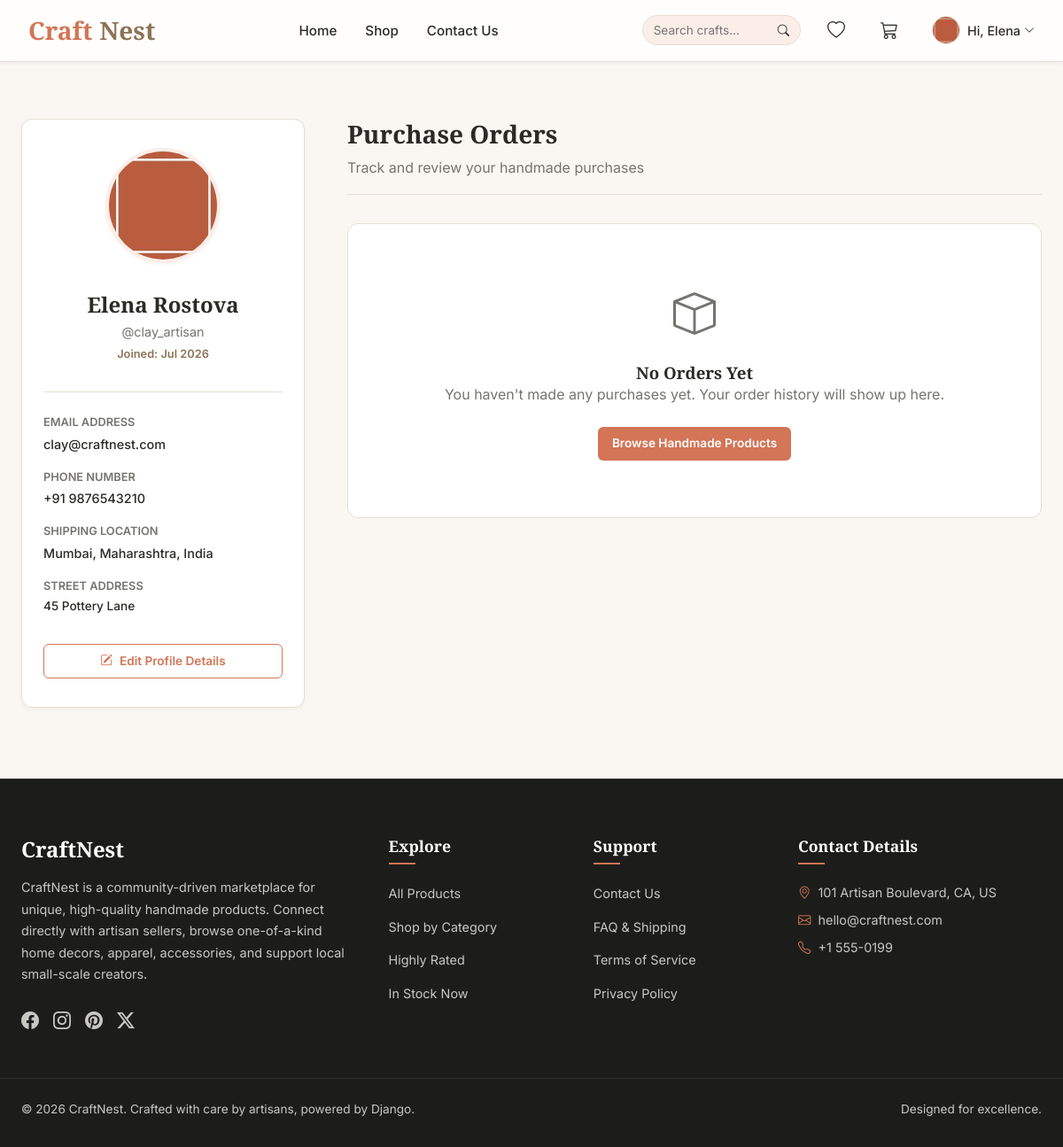
The app's page /profile/ (signed in) with its own data.
### crafts/models.py (models this page shows, shortened)
class User(AbstractUser):
    email = models.EmailField(unique=True)
    profile_image = models.ImageField(upload_to='profile_images/', null=True, blank=True)
    is_seller = models.BooleanField(default=False)

class UserProfile(models.Model):
    user = models.OneToOneField(settings.AUTH_USER_MODEL, on_delete=models.CASCADE, related_name='profile')
    address = models.TextField(blank=True, null=True)
    phone_no = models.CharField(max_length=20, blank=True, null=True)
    image = models.ImageField(upload_to='profile_images/', blank=True, null=True)
    city = models.ForeignKey(City, on_delete=models.SET_NULL, null=True, blank=True)
    state = models.ForeignKey(State, on_delete=models.SET_NULL, null=True, blank=True)
    country = models.ForeignKey(Country, on_delete=models.SET_NULL, null=True, blank=True)

class City(models.Model):
    state = models.ForeignKey(State, on_delete=models.CASCADE, related_name='cities')
    name = models.CharField(max_length=100)
    class Meta:
        unique_together = ('state', 'name')

class State(models.Model):
    country = models.ForeignKey(Country, on_delete=models.CASCADE, related_name='states')
    name = models.CharField(max_length=100)
    class Meta:
        unique_together = ('country', 'name')

class Country(models.Model):
    name = models.CharField(max_length=100, unique=True)

### crafts/views.py (the view)
# urls.py: path('profile/', views.ProfileView.as_view(), name='profile'),
class ProfileView(LoginRequiredMixin, CartContextMixin, TemplateView):
    template_name = 'profile.html'
    def get_context_data(self, **kwargs):
        context = super().get_context_data(**kwargs)
        profile, _ = UserProfile.objects.get_or_create(user=self.request.user)
        orders = Order.objects.filter(user=self.request.user).order_by('-order_date')
        context['profile'] = profile
        context['orders'] = orders
        return context

### templates/profile.html (shortened to what this page needs)
{% extends 'base.html' %}
{% load static %}
{% block content %}
<div class="container py-4">
    <div class="profile-layout">
        <aside class="profile-sidebar">
            {% if request.user.profile_image %}
                <img src="{{ request.user.profile_image.url }}" alt="{{ request.user.first_name }}" class="profile-sidebar-avatar">
            {% else %}
                <div class="profile-sidebar-avatar" style="background-color: var(--primary-color); color: white; display: flex; align-items: center; justify-content: center; font-weight: bold; font-size: 3rem;">
                    {{ request.user.first_name|slice:":1" }}{{ request.user.last_name|slice:":1" }}
                </div>
            {% endif %}
            <h2 style="font-size: 1.5rem; margin-bottom: 0.25rem;">{{ request.user.first_name }} {{ request.user.last_name }}</h2>
            <p style="color: var(--text-muted); font-size: 0.9rem;">@{{ request.user.username }}</p>
            <p style="font-size: 0.8rem; color: var(--secondary-color); font-weight: 600; margin-top: 0.25rem;">
                Joined: {{ request.user.date_joined|date:"M Y" }}
            </p>
            <div class="info-list">
                <div class="info-item">
                    <div class="info-label">Email Address</div>
                    <div class="info-value">{{ request.user.email }}</div>
                </div>
                <div class="info-item">
                    <div class="info-label">Phone Number</div>
                    <div class="info-value">{{ profile.phone_no|default:"Not specified" }}</div>
                </div>
                <div class="info-item">
                    <div class="info-label">Shipping Location</div>
                    <div class="info-value">
                        {% if profile.country %}
                            {{ profile.city.name }}, {{ profile.state.name }}, {{ profile.country.name }}
                        {% else %}
                            Not specified
                        {% endif %}
                    </div>
                </div>
                <div class="info-item">
                    <div class="info-label">Street Address</div>
                    <div class="info-value" style="font-size: 0.85rem; line-height: 1.5;">{{ profile.address|default:"Not specified" }}</div>
                </div>
            </div>
            <a href="{% url 'profile_edit' %}" class="btn btn-secondary btn-sm mt-4" style="width: 100%;">
                <i class="bi bi-pencil-square"></i> Edit Profile Details
            </a>
        </aside>
        <section id="orders">
            <h2 style="font-size: 1.75rem; font-family: var(--font-heading); margin-bottom: 0.5rem;">Purchase Orders</h2>
            <p style="color: var(--text-muted); border-bottom: 1px solid var(--border-color); padding-bottom: 1rem; margin-bottom: 2rem;">Track and review your handmade purchases</p>
            {% for order in orders %}
                <div class="order-card">
                    <div class="order-header">
                        <div class="order-header-info">
                            Order <strong>#CN-100{{ order.id }}</strong> &bull; Placed on: <strong>{{ order.order_date|date:"M d, Y" }}</strong>
                        </div>
                        <div style="font-weight: 700; color: var(--primary-color); font-size: 1.1rem;">
                            Total Paid: ₹{{ order.total_price }}
                        </div>
                    </div>
                    <div class="order-body">
                        {% if order.product.image %}
                            <img src="{{ order.product.image.url }}" alt="{{ order.product.product_name }}" class="order-prod-img">
                        {% else %}
                            <div class="order-prod-img" style="background-color: #ddd;"></div>
                        {% endif %}
                        <div style="flex-grow: 1;">
                            <h4 style="font-size: 1.1rem; font-weight: 600; margin: 0;">{{ order.product.product_name }}</h4>
                            <p style="font-size: 0.85rem; color: var(--text-muted);">
                                Quantity: {{ order.quantity }} &bull; Material: {{ order.product.material|default:"N/A" }}
                            </p>
                            <p style="font-size: 0.85rem; color: var(--text-dark); margin-top: 0.25rem;">
                                Artisan Creator: <strong>{{ order.product.user.first_name }} {{ order.product.user.last_name }}</strong>
                            </p>
                        </div>
                        <div>
                            <a href="{% url 'product_detail' order.product.id %}" class="btn btn-secondary btn-sm" style="padding: 0.4rem 0.8rem; font-size: 0.8rem;">
                                Write Review
                            </a>
                        </div>
                    </div>
                    <div style="font-size: 0.85rem; font-weight: 600; color: var(--text-dark); margin-bottom: 0.5rem;">
                        Shipment Status:
                        <span style="text-transform: uppercase; font-weight: 700; color: {% if order.status == 'delivered' %}#2e7d32{% elif order.status == 'shipped' %}#ef6c00{% else %}#1565c0{% endif %};">
                            {{ order.status }}
                        </span>
                        {% if order.delivery_date %}
                            &bull; Estimated Delivery: {{ order.delivery_date|date:"M d, Y" }}
                        {% endif %}
                    </div>
                    <div class="tracker-container">
                        <div class="tracker-line"></div>
                        <div class="tracker-line-progress" style="width: {% if order.status == 'delivered' %}100%{% elif order.status == 'shipped' %}50%{% else %}0%{% endif %};"></div>
                        <div class="tracker-node active">
                            <div class="tracker-node-circle"><i class="bi bi-clock-history" style="color: white; font-size: 0.65rem;"></i></div>
                            <span class="tracker-node-text">Pending</span>
                        </div>
                        <div class="tracker-node {% if order.status == 'shipped' or order.status == 'delivered' %}active{% endif %}">
                            <div class="tracker-node-circle">{% if order.status == 'shipped' or order.status == 'delivered' %}<i class="bi bi-truck" style="color: white; font-size: 0.65rem;"></i>{% endif %}</div>
                            <span class="tracker-node-text">Shipped</span>
                        </div>
                        <div class="tracker-node {% if order.status == 'delivered' %}active{% endif %}">
                            <div class="tracker-node-circle">{% if order.status == 'delivered' %}<i class="bi bi-check-lg" style="color: white; font-size: 0.65rem;"></i>{% endif %}</div>
                            <span class="tracker-node-text">Delivered</span>
                        </div>
                    </div>
                </div>
            {% empty %}
                <div style="text-align: center; padding: 4rem 0; background-color: white; border: 1px solid var(--border-color); border-radius: var(--radius-md);">
                    <i class="bi bi-box" style="font-size: 3rem; color: var(--text-muted); display: block; margin-bottom: 1rem;"></i>
                    <h3>No Orders Yet</h3>
                    <p style="color: var(--text-muted);">You haven't made any purchases yet. Your order history will show up here.</p>
                    <a href="{% url 'shop' %}" class="btn btn-primary btn-sm mt-3">Browse Handmade Products</a>
                </div>
            {% endfor %}
        </section>
    </div>
</div>
{% endblock %}

### templates/base.html (shortened to what this page needs)
{% load static %}
<!DOCTYPE html>
<html lang="en">
<head>
    <link rel="stylesheet" href="https://cdn.jsdelivr.net/npm/bootstrap-icons@1.11.3/font/bootstrap-icons.min.css">
    <link rel="stylesheet" href="{% static 'css/style.css' %}">
</head>
<body>
    <nav class="navbar">
        <div class="container navbar-container">
            <a href="{% url 'home' %}" class="nav-brand">
                 Craft<span>Nest</span>
            </a>
            <ul class="nav-links">
                <li><a href="{% url 'home' %}" class="{% if request.resolver_match.url_name == 'home' %}active{% endif %}">Home</a></li>
                <li><a href="{% url 'shop' %}" class="{% if request.resolver_match.url_name == 'shop' %}active{% endif %}">Shop</a></li>
                <li><a href="{% url 'contact' %}" class="{% if request.resolver_match.url_name == 'contact' %}active{% endif %}">Contact Us</a></li>
            </ul>
            <div class="nav-actions">
                <form action="{% url 'shop' %}" method="get" style="display: flex; align-items: center; background-color: var(--primary-light); border-radius: var(--radius-full); padding: 0.25rem 0.75rem; border: 1px solid var(--border-color);">
                    <input type="text" name="q" placeholder="Search crafts..." value="{{ q }}" style="border: none; background: transparent; outline: none; font-size: 0.85rem; width: 140px; padding: 0.25rem 0;">
                    <button type="submit" style="background: none; border: none; cursor: pointer; color: var(--text-dark); display: flex; align-items: center;">
                        <i class="bi bi-search"></i>
                    </button>
                </form>
                <a href="{% url 'wishlist' %}" class="nav-action-btn" title="Wishlist" style="z-index: 100; position: relative;">
                    <i class="bi bi-heart"></i>
                </a>
                <a href="{% url 'cart' %}" class="nav-action-btn" title="Shopping Cart" style="z-index: 100; position: relative;">
                    <i class="bi bi-cart3"></i>
                </a>
                {% if request.user.is_authenticated %}
                    <div class="user-menu" id="userMenuBtn" onclick="toggleUserDropdown()">
                        {% if request.user.profile_image %}
                            <img src="{{ request.user.profile_image.url }}" alt="{{ request.user.first_name }}" class="avatar">
                        {% else %}
                            <div class="avatar" style="background-color: var(--primary-color); color: white; display: flex; align-items: center; justify-content: center; font-weight: bold; font-size: 0.9rem;">
                                {{ request.user.first_name|slice:":1" }}{{ request.user.last_name|slice:":1" }}
                            </div>
                        {% endif %}
                        <span style="font-size: 0.9rem; font-weight: 500; display: flex; align-items: center; gap: 0.25rem;">
                            Hi, {{ request.user.first_name }}
                            <i class="bi bi-chevron-down" style="font-size: 0.75rem;"></i>
                        </span>
                    </div>
                {% else %}
                    <div style="display: flex; align-items: center; gap: 0.75rem;">
                        <a href="{% url 'login' %}" class="btn btn-secondary btn-sm" style="padding: 0.4rem 1rem;">Log In</a>
                        <a href="{% url 'register' %}" class="btn btn-primary btn-sm" style="padding: 0.4rem 1rem;">Sign Up</a>
                    </div>
                {% endif %}
            </div>
        </div>
    </nav>
    <main>
        {% block content %}{% endblock %}
    </main>
    <footer>
        <div class="container footer-grid">
            <div class="footer-about">
                <h3>CraftNest</h3>
                <p>CraftNest is a community-driven marketplace for unique, high-quality handmade products. Connect directly with artisan sellers, browse one-of-a-kind home decors, apparel, accessories, and support local small-scale creators.</p>
                <div style="display: flex; gap: 1rem; font-size: 1.25rem;">
                    <a href="https://facebook.com" target="_blank" rel="noopener noreferrer" class="footer-social-link" title="Facebook"><i class="bi bi-facebook"></i></a>
                    <a href="https://instagram.com" target="_blank" rel="noopener noreferrer" class="footer-social-link" title="Instagram"><i class="bi bi-instagram"></i></a>
                    <a href="https://pinterest.com" target="_blank" rel="noopener noreferrer" class="footer-social-link" title="Pinterest"><i class="bi bi-pinterest"></i></a>
                    <a href="https://twitter.com" target="_blank" rel="noopener noreferrer" class="footer-social-link" title="Twitter / X"><i class="bi bi-twitter-x"></i></a>
                </div>
            </div>
            <div class="footer-links">
                <h4>Explore</h4>
                <ul>
                    <li><a href="{% url 'shop' %}">All Products</a></li>
                    <li><a href="{% url 'home' %}#categories">Shop by Category</a></li>
                    <li><a href="{% url 'shop' %}?sort=rating">Highly Rated</a></li>
                    <li><a href="{% url 'shop' %}?in_stock=1">In Stock Now</a></li>
                </ul>
            </div>
            <div class="footer-links">
                <h4>Support</h4>
                <ul>
                    <li><a href="{% url 'contact' %}">Contact Us</a></li>
                    <li><a href="{% url 'contact' %}">FAQ & Shipping</a></li>
                    <li><a href="{% url 'contact' %}">Terms of Service</a></li>
                    <li><a href="{% url 'contact' %}">Privacy Policy</a></li>
                </ul>
            </div>
            <div class="footer-links">
                <h4>Contact Details</h4>
                <p style="font-size: 0.9rem; margin-bottom: 0.5rem; display: flex; align-items: center; gap: 0.5rem;">
                    <i class="bi bi-geo-alt" style="color: var(--primary-color);"></i> 101 Artisan Boulevard, CA, US
                </p>
                <p style="font-size: 0.9rem; margin-bottom: 0.5rem; display: flex; align-items: center; gap: 0.5rem;">
                    <i class="bi bi-envelope" style="color: var(--primary-color);"></i>
                    <a href="mailto:hello@craftnest.com" class="footer-contact-link">hello@craftnest.com</a>
                </p>
                <p style="font-size: 0.9rem; display: flex; align-items: center; gap: 0.5rem;">
                    <i class="bi bi-telephone" style="color: var(--primary-color);"></i>
                    <a href="tel:+15550199" class="footer-contact-link">+1 555-0199</a>
                </p>
            </div>
        </div>
        <div class="container footer-bottom">
            <p>&copy; 2026 CraftNest. Crafted with care by artisans, powered by Django.</p>
            <p>Designed for excellence.</p>
        </div>
    </footer>
</body>
</html>

### records on screen
User: user.profile_image (picture), user.first_name "Elena", user.last_name "Rostova", user.username "clay_artisan", user.date_joined "Jul 2026", user.email "clay@craftnest.com"
UserProfile: phone_no "+91 9876543210", city.name "Mumbai", state.name "Maharashtra", country.name "India", address "45 Pottery Lane"
